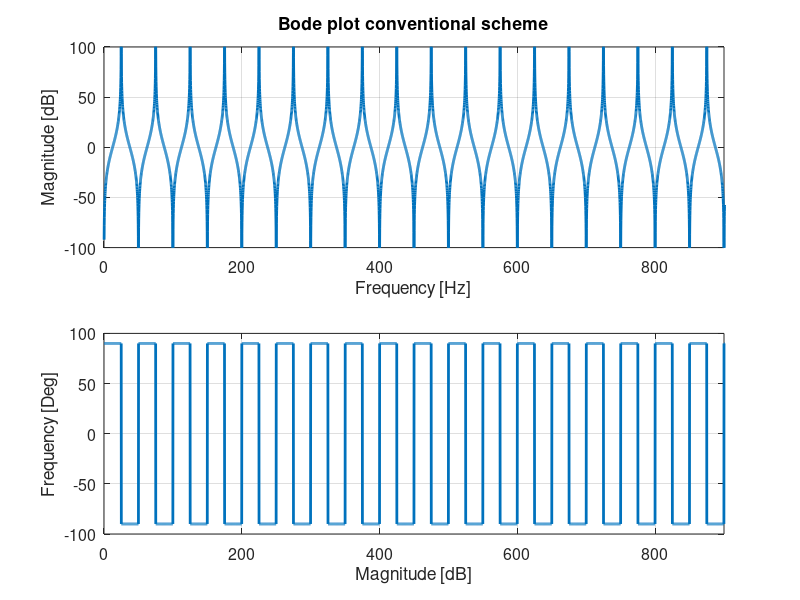

Reproduce this figure in MATLAB.
clear, close all, clc
w=1:1:10000;
f=w/(2*pi);     %fto6harmonic 
f0=50;
w0=2*pi*f0;
A=length(w);
mag=zeros(1,A);
ang=mag;
k=0.9011;
k2=0.91;

%Conventional Harmonics Compensator
for i=1:A
    num=1-exp((-2*1j*pi*w(i))/w0);
    den=1+exp((-2*1j*pi*w(i))/w0);
%     num=1-k2*exp((-2*1j*pi*w(i))/(3*w0));
%     den=1+k2*exp((-2*1j*pi*w(i))/(3*w0))-k*exp((-1j*pi*w(i))/(3*w0));
    mag(i)=20*log(abs(num/den));
    ang(i)=angle(num/den)*180/pi;
end


figure
subplot(2,1,1)
plot(f, mag,'LineWidth', 2)
set(gca, 'FontSize', 11.5)
xlabel('Frequency [Hz]')
ylabel('Magnitude [dB]')
grid
axis([0 900 -100 100])
title('Bode plot conventional scheme')

subplot(2,1,2)
plot(f, ang,'LineWidth', 2)
set(gca, 'FontSize', 11.5)
xlabel('Magnitude [dB]')
ylabel('Frequency [Deg]')
grid
axis([0 900 -100 100])
